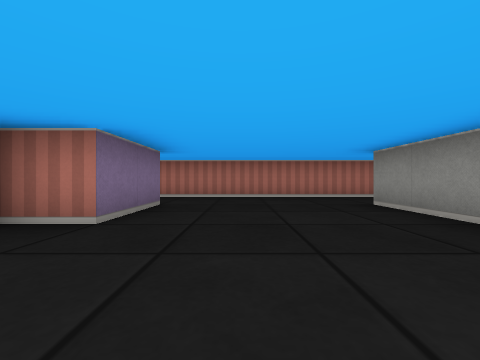
[1] (above)

16 first-person views from a walk through a cub3D maze. The camera is about half as high as the walls, looks level and sees 90° across. The floor is counted in squares. Each view is taken from the middle of a square. On the plan, view 1 faces up. The plan holds only what a view shows up to about 9 squares ahead; the rest is blank. The place goes on beyond the plan.

[2]
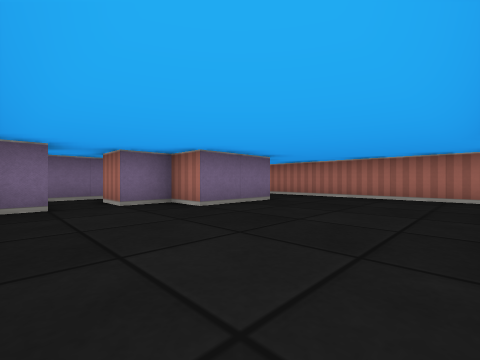

[3]
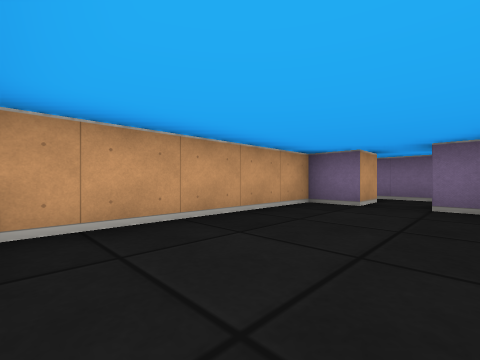

[4]
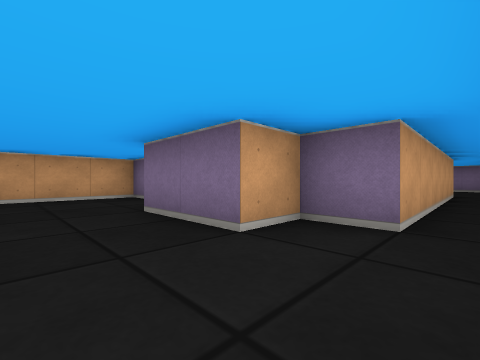

[5]
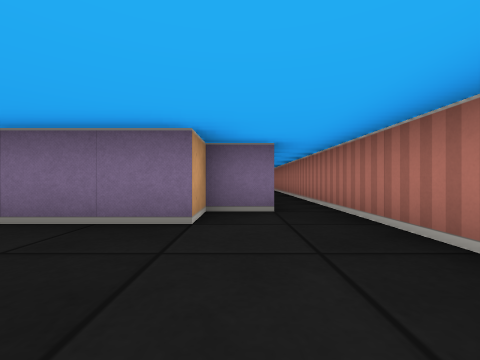

[6]
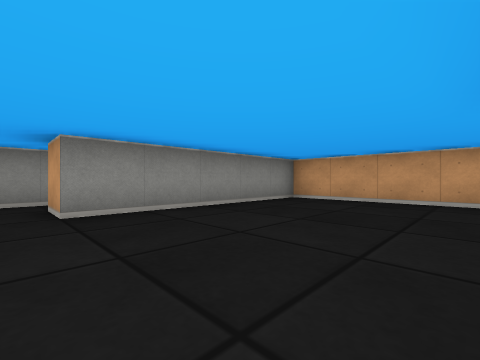

[7]
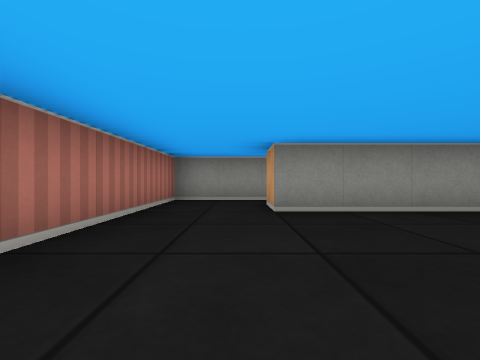

[8]
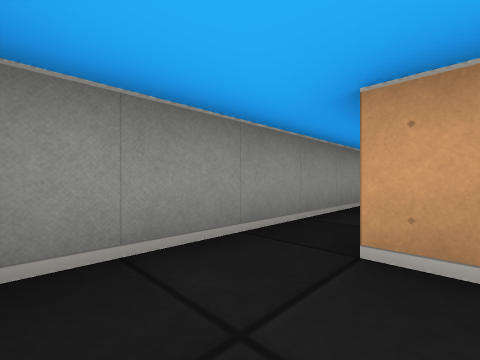

[9]
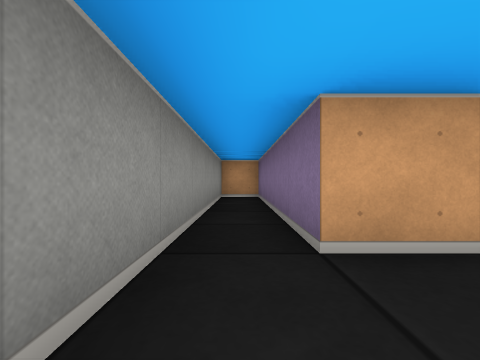

[10]
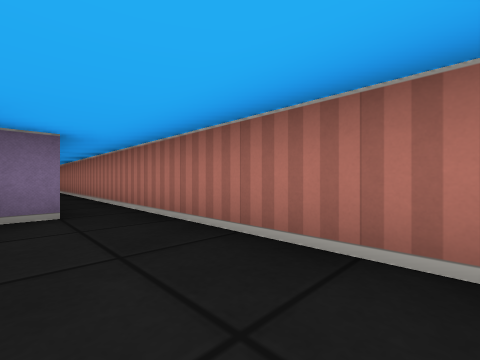

[11]
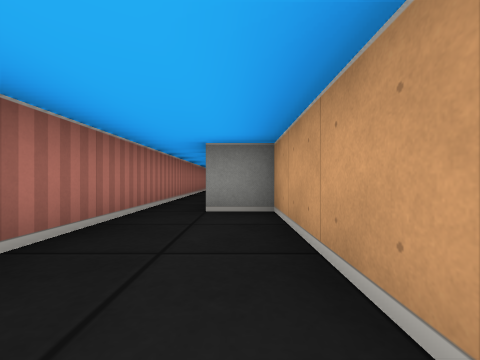

[12]
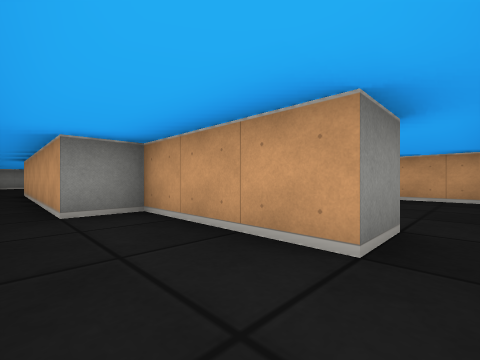

[13]
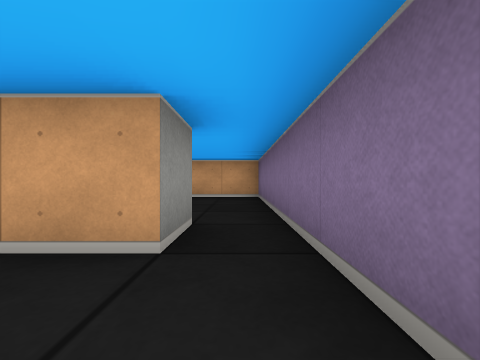

[14]
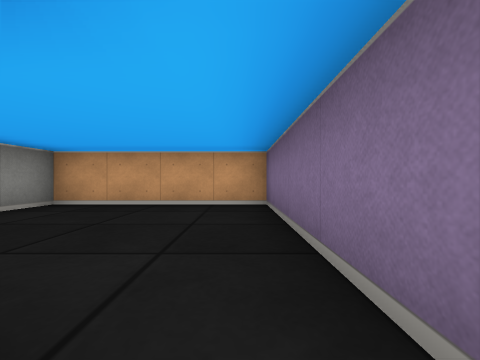

[15]
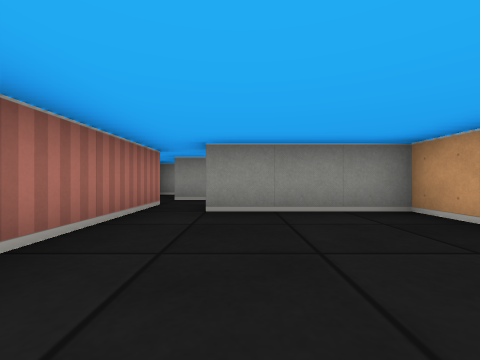

[16]
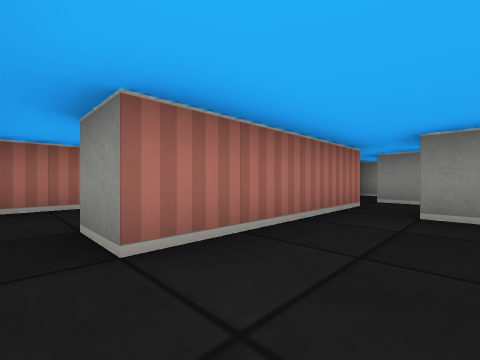

### Floor plan
Points are (right, up) in squares from view 1. A wall is a line through its corners. A room is listed if a view was taken in it or the views show most of it. See-through windows are left out.
Room 1 (views 1, 2, 3, 4, 5, 6, 7, 10)
walls: (-2.5, 0.5) (-2.5, -0.5) (2.5, -0.5) (2.5, 4.5); (2.5, 6.5) (-8.5, 6.5); (-8.5, 5.5) (-2.5, 5.5) (-2.5, 4.5) (-1.5, 4.5) (-1.5, 2.5) (-2.5, 2.5) (-2.5, 1.5)
ways out: opening at (3, 5.5) to room 2; opening at (-8, 6) to room 3; opening at (-3, 1)
Room 2 (views 8, 9)
walls: (2.5, 4.5) (3.5, 4.5) (3.5, -0.5) (4.5, -0.5) (4.5, 6.5) (2.5, 6.5)
ways out: opening at (3, 5.5) to room 1
Room 3 (views 11, 12, 13)
walls: (-12.5, 6) (-12.5, 4.5); (-11.5, 4.5) (-8.5, 4.5) (-8.5, 5.5); (-8.5, 6.5) (-12, 6.5)
ways out: opening at (-8, 6) to room 1; opening at (-12, 4) to room 4
Room 4 (views 14, 15, 16)
walls: (-12.5, 4.5) (-12.5, -0.5) (-8.5, -0.5) (-8.5, 2.5); (-8.5, 3.5) (-11.5, 3.5) (-11.5, 4.5)
ways out: opening at (-12, 4) to room 3; opening at (-8, 3)

Positions as (right, up) in squares from view 1, and headings:
1: (0, 0), facing up
2: (2, 0), facing up-left
3: (2, 2), facing down-left
4: (0, 6), facing down-left
5: (1, 5), facing left
6: (-1, 5), facing down-right
7: (-1, 5), facing right
8: (3, 6), facing down-right
9: (4, 6), facing down
10: (1, 5), facing up-left
11: (-12, 5), facing right
12: (-12, 6), facing down-right
13: (-12, 6), facing down
14: (-12, 4), facing down
15: (-12, 2), facing right
16: (-12, 2), facing up-right
